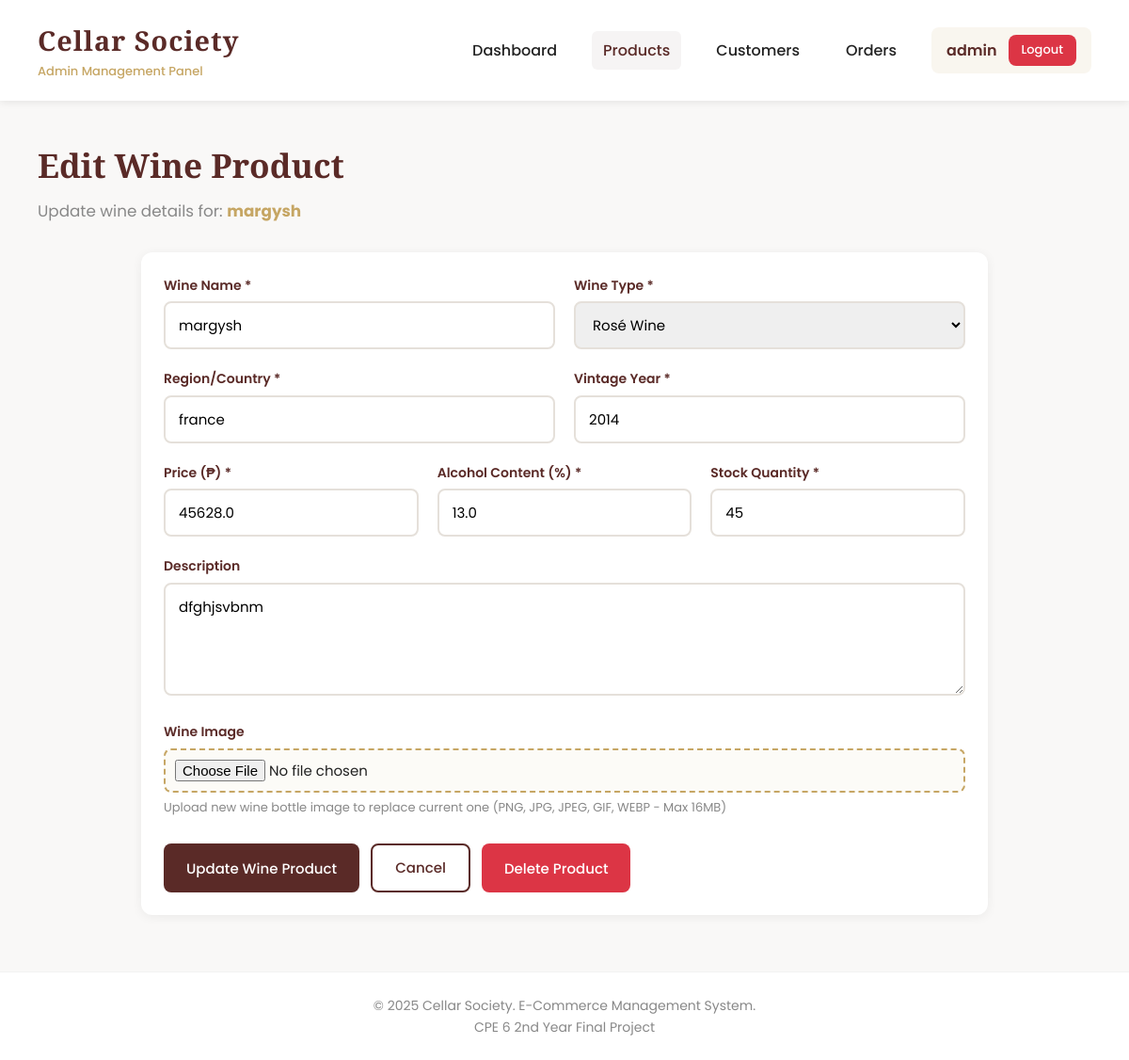
Before: /products/edit/2 (signed in) with the older database file.
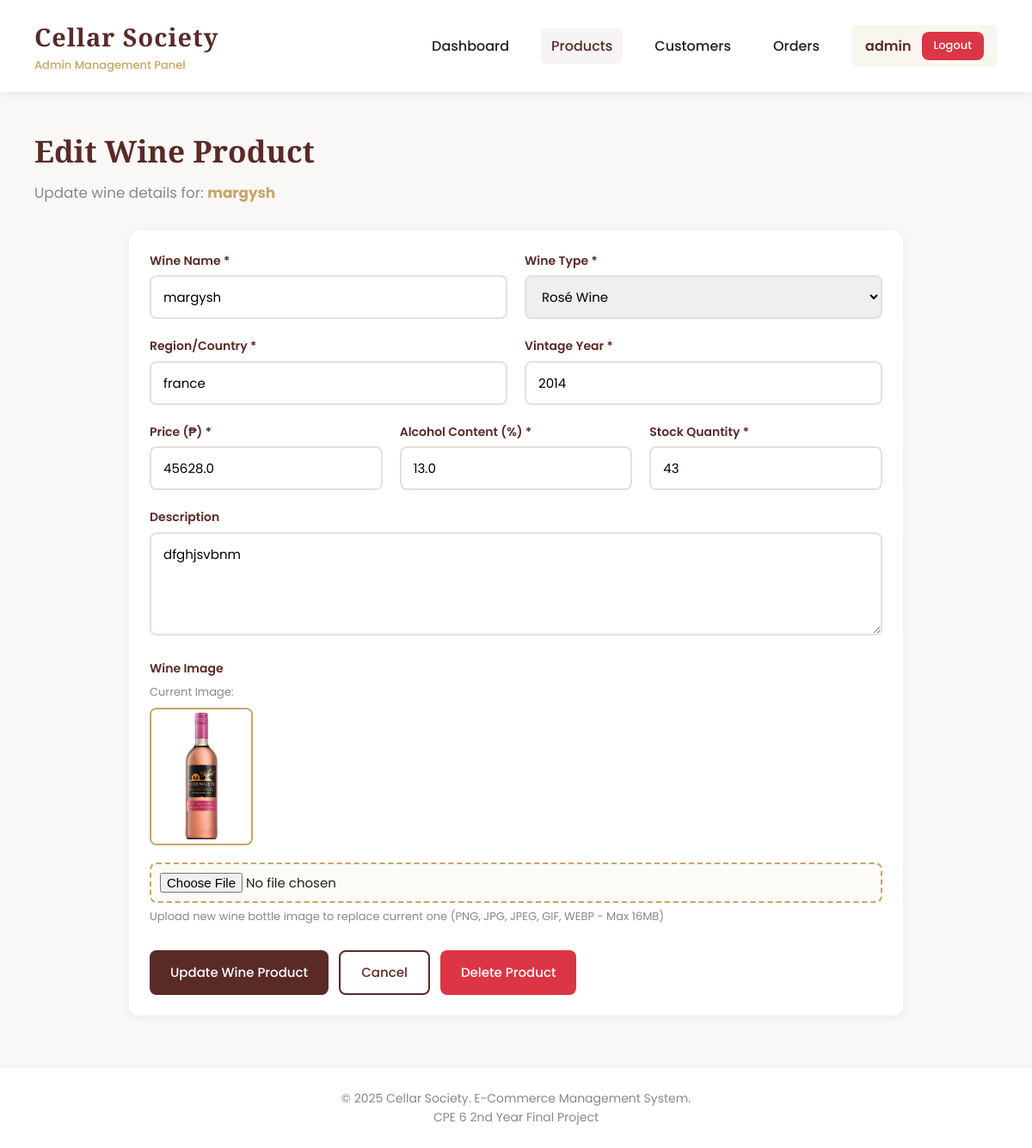
After: the same page with the newer database file.
### tables this page shows
CREATE TABLE products (
        id INTEGER PRIMARY KEY AUTOINCREMENT,
        name TEXT NOT NULL,
        type TEXT NOT NULL,
        region TEXT NOT NULL,
        vintage INTEGER NOT NULL,
        price REAL NOT NULL,
        alcohol REAL NOT NULL,
        stock INTEGER NOT NULL,
        description TEXT,
        image_url TEXT,
        created_at TIMESTAMP DEFAULT CURRENT_TIMESTAMP
    );

### app.py (the view, shortened to what this page needs)
@app.route('/products/edit/<int:product_id>', methods=['GET', 'POST'])
@login_required
def edit_product(product_id):
    conn = get_db_connection()
    product = conn.execute(
        'SELECT * FROM products WHERE id = ?',
        (product_id,)
    ).fetchone()
    conn.close()
    if not product:
        flash('Product not found', 'error')
        return redirect(url_for('products'))
    return render_template('admin/edit_product.html', product=product)

### app.py (called while the page is built)
def get_db_connection():
    conn = sqlite3.connect('cellar_society.db')
    conn.row_factory = sqlite3.Row
    return conn

def login_required(f):
    @wraps(f)
    def decorated_function(*args, **kwargs):
        if 'admin_id' not in session:
            flash('Please login first', 'error')
            return redirect(url_for('login'))
        return f(*args, **kwargs)
    return decorated_function

### templates/admin/edit_product.html (shortened to what this page needs)
{% extends "admin/base.html" %}
{% block content %}
<div class="page-header">
    <h2>Edit Wine Product</h2>
    <p>Update wine details for: <strong style="color: var(--accent);">{{ product.name }}</strong></p>
</div>
<div class="card" style="max-width: 900px; margin: 0 auto;">
    <form method="POST" enctype="multipart/form-data">
        <div class="form-row">
            <div class="form-group">
                <label>Wine Name *</label>
                <input type="text" name="name" value="{{ product.name }}" required>
            </div>
            <div class="form-group">
                <label>Wine Type *</label>
                <select name="type" required>
                    <option value="Rosé" {% if product.type == 'Rosé' %}selected{% endif %}>Rosé Wine</option>
                </select>
            </div>
        </div>
        <div class="form-row">
            <div class="form-group">
                <label>Region/Country *</label>
                <input type="text" name="region" value="{{ product.region }}" required>
            </div>
            <div class="form-group">
                <label>Vintage Year *</label>
                <input type="number" name="vintage" value="{{ product.vintage }}" min="1900" max="2024" required>
            </div>
        </div>
        <div class="form-row">
            <div class="form-group">
                <label>Price (₱) *</label>
                <input type="number" name="price" value="{{ product.price }}" step="0.01" min="0" required>
            </div>
            <div class="form-group">
                <label>Alcohol Content (%) *</label>
                <input type="number" name="alcohol" value="{{ product.alcohol }}" step="0.1" min="0" max="100" required>
            </div>
            <div class="form-group">
                <label>Stock Quantity *</label>
                <input type="number" name="stock" value="{{ product.stock }}" min="0" required>
            </div>
        </div>
        <div class="form-group">
            <label>Description</label>
            <textarea name="description" rows="4">{{ product.description }}</textarea>
        </div>
        <div class="form-group">
            <label>Wine Image</label>
            {% if product.image_url %}
            <div style="margin-bottom: 12px;">
                <p style="font-size: 13px; color: var(--muted); margin-bottom: 8px;">Current Image:</p>
                <img src="{{ product.image_url }}" alt="{{ product.name }}"
                     style="width: 120px; height: 160px; object-fit: cover; border-radius: 8px; border: 2px solid var(--accent);">
            </div>
            {% endif %}
            <input type="file" name="wine_image" accept="image/*"
                   style="padding: 10px; border: 2px dashed var(--accent); background: rgba(198, 166, 100, 0.05); cursor: pointer;">
            <small style="color: var(--muted); font-size: 13px; display: block; margin-top: 6px;">
                Upload new wine bottle image to replace current one (PNG, JPG, JPEG, GIF, WEBP - Max 16MB)
            </small>
        </div>
        <div style="display: flex; gap: 12px; margin-top: 28px;">
            <button type="submit" class="btn primary">Update Wine Product</button>
            <a href="{{ url_for('products') }}" class="btn ghost">Cancel</a>
            <form method="POST" action="{{ url_for('delete_product', product_id=product.id) }}" style="display: inline; margin-left: auto;" onsubmit="return confirm('Are you sure you want to delete this wine?');">
                <button type="submit" class="btn danger">Delete Product</button>
            </form>
        </div>
    </form>
</div>
{% endblock %}

Changed rows visible on the page:
changed products "margysh": stock "45" → "43"; image_url: picture added
Other visible differences:
text now shown: "Current Image:"
